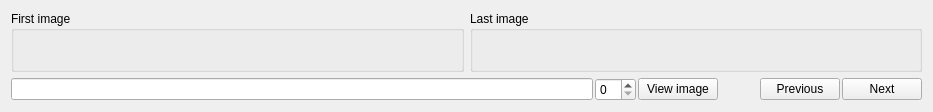
<?xml version="1.0" encoding="UTF-8"?>
<ui version="4.0">
 <class>image_tracking_widget_layout</class>
 <widget class="QWidget" name="image_tracking_widget_layout">
  <property name="geometry">
   <rect>
    <x>0</x>
    <y>0</y>
    <width>933</width>
    <height>101</height>
   </rect>
  </property>
  <property name="maximumSize">
   <size>
    <width>16777215</width>
    <height>16777215</height>
   </size>
  </property>
  <property name="windowTitle">
   <string>Form</string>
  </property>
  <layout class="QVBoxLayout" name="verticalLayout">
   <item>
    <layout class="QHBoxLayout" name="horizontalLayout">
     <item>
      <widget class="QGroupBox" name="first_image_groupbox">
       <property name="maximumSize">
        <size>
         <width>16777215</width>
         <height>16777215</height>
        </size>
       </property>
       <property name="title">
        <string>First image</string>
       </property>
       <layout class="QVBoxLayout" name="verticalLayout_2">
        <property name="spacing">
         <number>2</number>
        </property>
        <property name="margin">
         <number>4</number>
        </property>
        <item>
         <widget class="QLabel" name="first_image_label">
          <property name="text">
           <string/>
          </property>
         </widget>
        </item>
        <item>
         <widget class="QLabel" name="first_image_path">
          <property name="text">
           <string/>
          </property>
         </widget>
        </item>
       </layout>
      </widget>
     </item>
     <item>
      <widget class="QGroupBox" name="last_image_groupbox">
       <property name="maximumSize">
        <size>
         <width>16777215</width>
         <height>16777215</height>
        </size>
       </property>
       <property name="title">
        <string>Last image</string>
       </property>
       <layout class="QVBoxLayout" name="verticalLayout_3">
        <property name="spacing">
         <number>2</number>
        </property>
        <property name="margin">
         <number>4</number>
        </property>
        <item>
         <widget class="QLabel" name="last_image_label">
          <property name="text">
           <string/>
          </property>
         </widget>
        </item>
        <item>
         <widget class="QLabel" name="second_image_path">
          <property name="text">
           <string/>
          </property>
         </widget>
        </item>
       </layout>
      </widget>
     </item>
    </layout>
   </item>
   <item>
    <layout class="QHBoxLayout" name="horizontalLayout_2">
     <property name="spacing">
      <number>2</number>
     </property>
     <property name="margin">
      <number>0</number>
     </property>
     <item>
      <widget class="QLineEdit" name="current_path_ledit">
       <property name="readOnly">
        <bool>true</bool>
       </property>
      </widget>
     </item>
     <item>
      <widget class="QSpinBox" name="image_num_spinbox"/>
     </item>
     <item>
      <widget class="QPushButton" name="view_current_button">
       <property name="text">
        <string>View image</string>
       </property>
      </widget>
     </item>
     <item>
      <spacer name="horizontalSpacer">
       <property name="orientation">
        <enum>Qt::Horizontal</enum>
       </property>
       <property name="sizeType">
        <enum>QSizePolicy::Fixed</enum>
       </property>
       <property name="sizeHint" stdset="0">
        <size>
         <width>40</width>
         <height>20</height>
        </size>
       </property>
      </spacer>
     </item>
     <item>
      <widget class="QPushButton" name="view_previous_button">
       <property name="text">
        <string>Previous</string>
       </property>
      </widget>
     </item>
     <item>
      <widget class="QPushButton" name="view_next_button">
       <property name="text">
        <string>Next</string>
       </property>
      </widget>
     </item>
    </layout>
   </item>
  </layout>
 </widget>
 <resources/>
 <connections/>
</ui>
